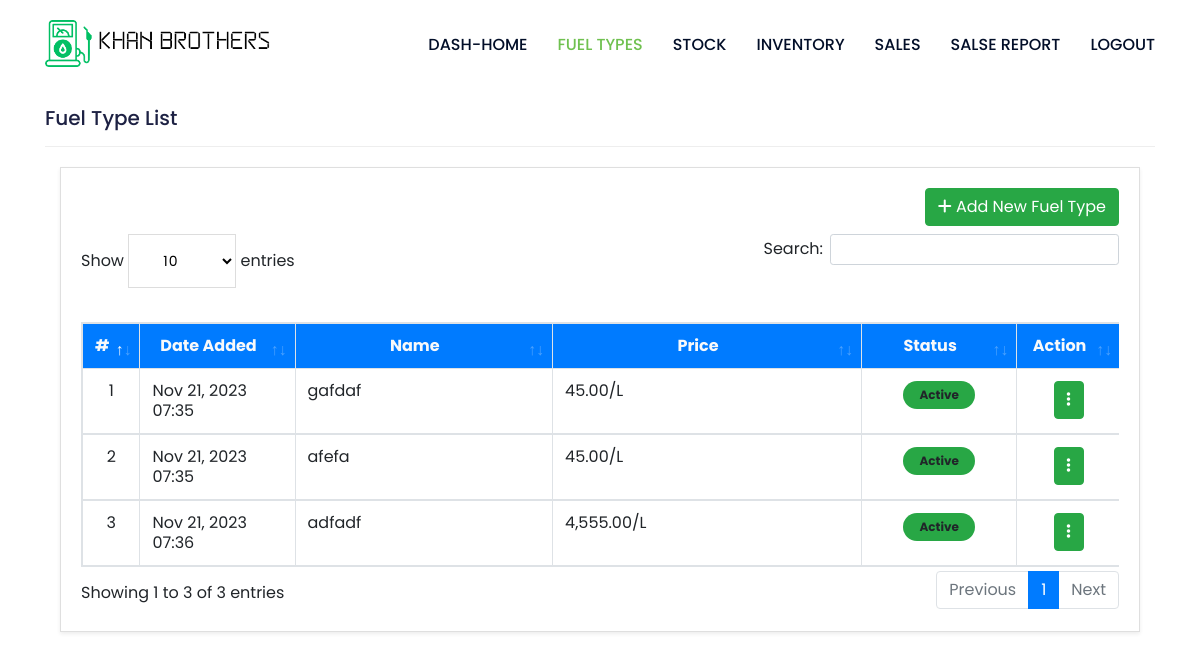
Before: /kb-dash/fuels/ (signed in) with the older database file.
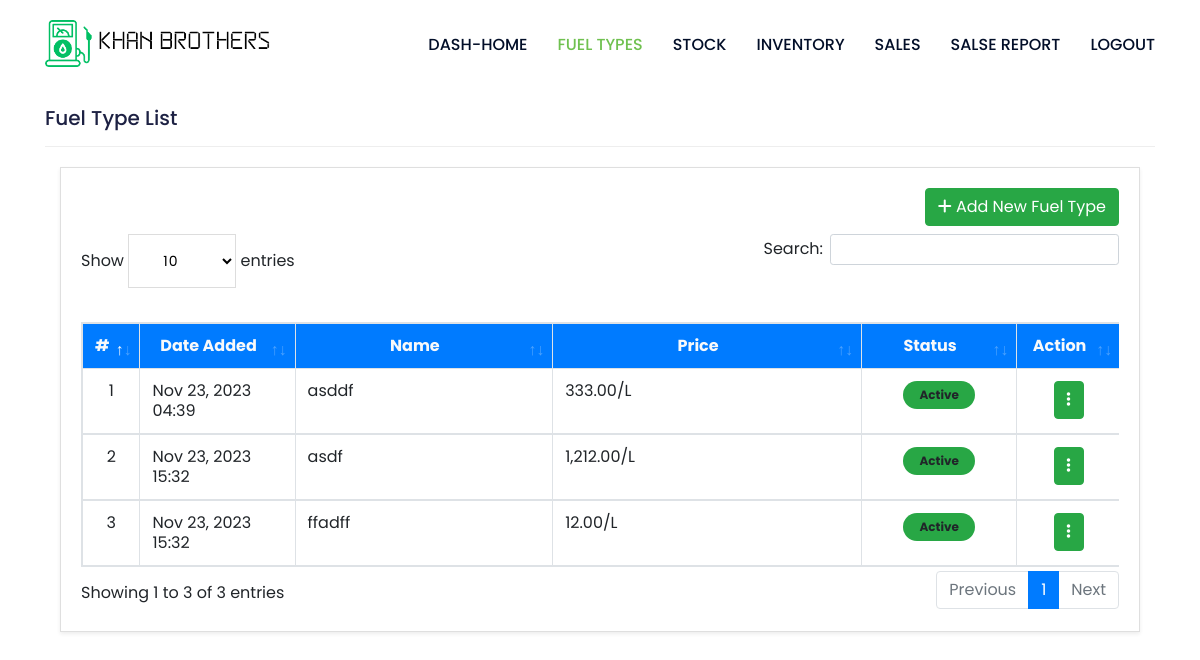
After: the same page with the newer database file.
### management/models.py (models this page shows, shortened)
class Fuel(models.Model):
    name = models.CharField(max_length=100)
    description = models.TextField()
    status = models.CharField(max_length=2, choices=(('1', 'Active'), ('0', 'Inactive')), default=1)
    price = models.FloatField(max_length=(15, 2), default=0)
    date_created = models.DateTimeField(auto_now=True)
    class Meta:
        verbose_name_plural = "Fuel type list"
    def __str__(self):
        return str(f"{self.name}")

### management/views.py (the view)
# urls.py: path('fuels/', views.fuel_list_view, name='fuel_list'),
@login_required
def fuel_list_view(request):
  fuels = Fuel.objects.all()
  return render(request, 'management/fuel_list.html', {'fuels': fuels})

### kb_config/templates/management/fuel_list.html (shortened to what this page needs)
{% extends "management_base.html" %}
{% load humanize %}
{% block content %}
<h3 class="fw-bolder">Fuel Type List</h3>
<hr>
<section class="py-1">
  <div class="container">
    <div class="card rounded-0 shadow-sm blur">
      <div class="card-body">
        <div class="container-fluid">
          <div class="text-end mb-2" style="text-align: right">
            <button type="button" class="btn btn-success" id="add-new">
              <i class="fa fa-plus"></i> Add New Fuel Type
            </button>
          </div>
          <table class="table table-stripped table-bordered" id="petrol-table">
            <colgroup>
              <col width="5%">
              <col width="15%">
              <col width="25%">
              <col width="30%">
              <col width="15%">
              <col width="10%">
            </colgroup>
            <thead>
              <tr class="bg-primary bg-gradient text-light">
                <th class="text-center">#</th>
                <th class="text-center">Date Added</th>
                <th class="text-center">Name</th>
                <th class="text-center">Price</th>
                <th class="text-center">Status</th>
                <th class="text-center">Action</th>
              </tr>
            </thead>
            <tbody>
              {% for fuel in fuels %}
              <tr>
                <td class="text-center">{{forloop.counter}}</td>
                <td class="">{{ fuel.date_created|date:"M d, Y H:i" }}</td>
                <td class="">{{fuel}}</td>
                <td class="text-end">{{ fuel.price|floatformat:2|intcomma }}/L</td>
                <td class="text-center">
                  {% if fuel.status == '1' %}
                  <span class="badge bg-primary px-3 py-2 rounded-pill bg-success">Active</span>
                  {% else %}
                  <span class="badge bg-default border text-dark px-3 py-3 rounded-pill bg-danger">Inactive</span>
                  {% endif %}
                </td>
                <td class="text-center">
                  <div class="dropdown">
                    <button class="btn btn-success dropdown-toggle" type="button" data-toggle="dropdown" aria-expanded="false">
                      <i class="fa-solid fa-ellipsis-vertical"></i>
                    </button>
                  </div>
                </td>
              </tr>
              {% endfor %}
            </tbody>
          </table>
        </div>
      </div>
    </div>
  </div>
</section>
</div>
{% endblock content %}

Changed rows visible on the page:
removed Fuel: date_created "Nov 21, 2023 07:35", name "gafdaf", price "45.00", status "Active"
removed Fuel: date_created "Nov 21, 2023 07:35", name "afefa", price "45.00", status "Active"
removed Fuel: date_created "Nov 21, 2023 07:36", name "adfadf", price "4,555.00", status "Active"
added Fuel: date_created "Nov 23, 2023 04:39", name "asddf", price "333.00", status "Active"
added Fuel: date_created "Nov 23, 2023 15:32", name "asdf", price "1,212.00", status "Active"
added Fuel: date_created "Nov 23, 2023 15:32", name "ffadff", price "12.00", status "Active"
